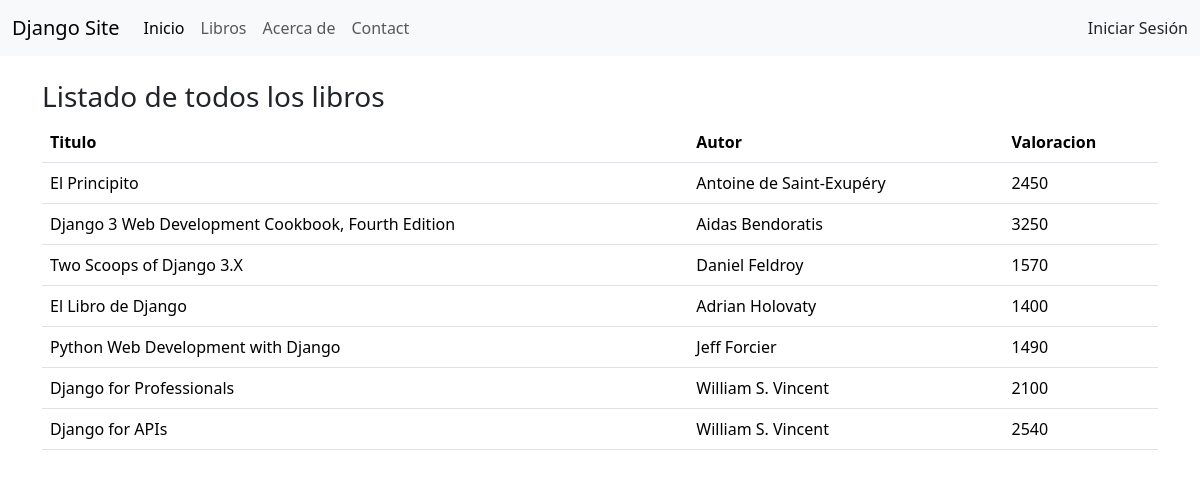
The app's page /listbook/ with its own data.
### books/models.py (models this page shows, shortened)
class BookModel(models.Model):
    title = models.CharField(max_length=150)
    author = models.CharField(max_length=150)
    score = models.IntegerField()
    created = models.DateTimeField(auto_now_add=True)
    modified = models.DateTimeField(auto_now=True)
    class Meta:
        verbose_name = "libro"
        verbose_name_plural = "libros"
        permissions = (
            ("development", "Permiso como Desarrollador"),
            ("scrum_master", "Permiso como Scrum Master"),
            ("product_owner", "Permiso como Product Ower"),
        )

### bookstore/views.py (the view)
# urls.py: path("listbook/", views.listbook, name="listbook"),
def listbook(request):
    books = BookModel.objects.all()
    context = {"books": books}
    return render(request, "listbook.html", context)

### templates/listbook.html
{% extends 'base.html' %} {% block content %}
<h3 class="mt-4">Listado de todos los libros</h3>
<table class="table">
  <thead>
    <tr>
      <th scope="col">Titulo</th>
      <th scope="col">Autor</th>
      <th scope="col">Valoracion</th>
    </tr>
  </thead>
  <tbody>
    {% for book in books %}
    <tr>
      <td>{{book.title}}</td>
      <td>{{book.author}}</td>
      <td>{{book.score}}</td>
    </tr>
    {%endfor%}
  </tbody>
</table>
{% endblock %}

### templates/base.html (shortened to what this page needs)
<!DOCTYPE html>
{%load static%}
<html lang="en">
  <head>
    <link
      rel="stylesheet"
      href="https://cdnjs.cloudflare.com/ajax/libs/font-awesome/6.0.0-beta3/css/all.min.css"
    />
    <link
      rel="stylesheet"
      href="https://cdn.jsdelivr.net/npm/bootstrap@5.3.3/dist/css/bootstrap.min.css"
    />
    <link rel="stylesheet" href="{% static 'css/styles.css' %}" />
  </head>
  <body>
    <nav class="navbar navbar-expand-lg bg-body-tertiary">
      <div class="container-fluid">
        <a class="navbar-brand" href="#">Django Site</a>
        <div class="collapse navbar-collapse" id="navbarNav">
          <ul class="navbar-nav">
            <li class="nav-item">
              <a
                class="nav-link active"
                aria-current="page"
                href="{% url 'home'%}"
                >Inicio</a
              >
            </li>
            <li class="nav-item">
              <a class="nav-link" href="{% url 'listbook'%}">Libros</a>
            </li>
            <li class="nav-item">
              <a class="nav-link" href="#">Acerca de</a>
            </li>
            <li class="nav-item">
              <a class="nav-link" href="#">Contact</a>
            </li>
          </ul>
        </div>
        {% if user.is_authenticated == False %}
        <a class="nav-link" href="{% url 'login'%}">Iniciar Sesión</a>
        {% else %}
        <a class="nav-link" href="{% url 'logout'%}">Cerrar Sesión</a>
        {% endif %}
      </div>
    </nav>
    <div class="container">
      {% block content%}{%endblock%}
    </div>
  </body>
</html>

### records on screen
BookModel: title "El Principito", author "Antoine de Saint-Exupéry", score "2450"
BookModel: title "Django 3 Web Development Cookbook, Fourth Edition", author "Aidas Bendoratis", score "3250"
BookModel: title "Two Scoops of Django 3.X", author "Daniel Feldroy", score "1570"
BookModel: title "El Libro de Django", author "Adrian Holovaty", score "1400"
BookModel: title "Python Web Development with Django", author "Jeff Forcier", score "1490"
BookModel: title "Django for Professionals", author "William S. Vincent", score "2100"
BookModel: title "Django for APIs", author "William S. Vincent", score "2540"
